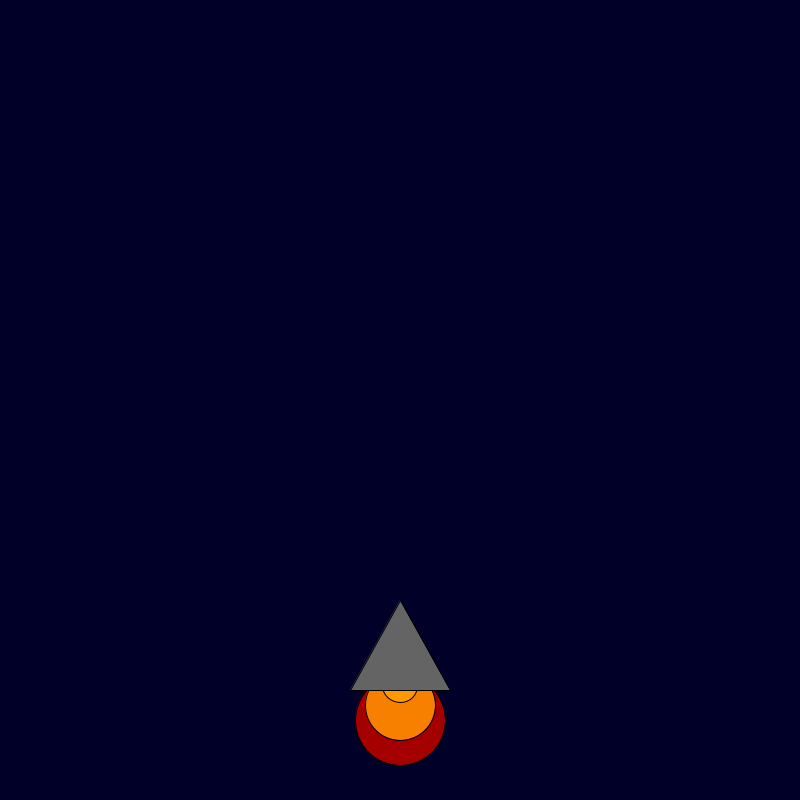
Frame 1 (no input)
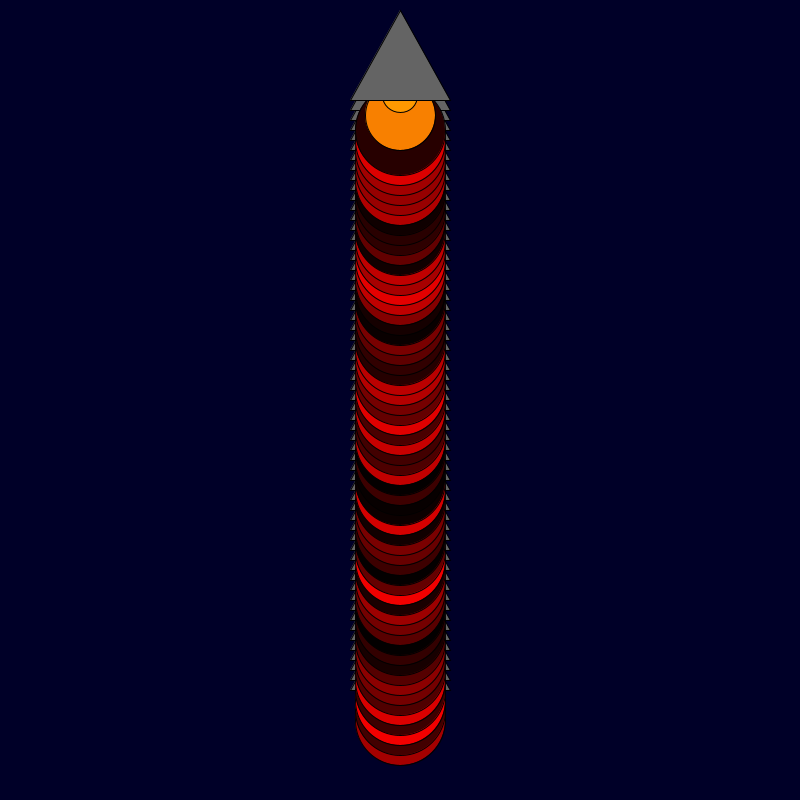
Frame 60 (the mouse pressed at the canvas centre just before this capture)
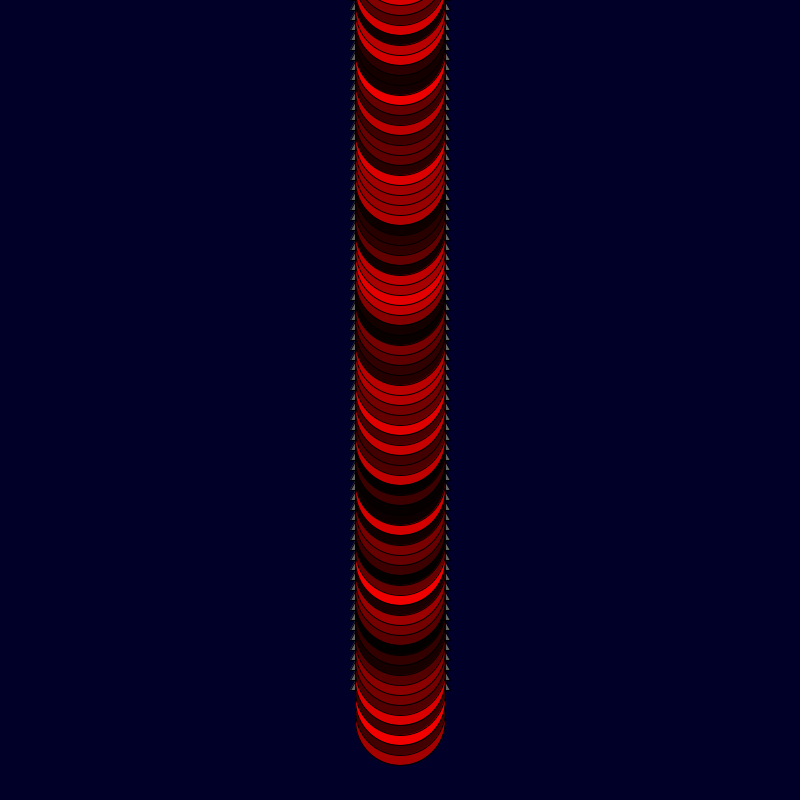
Frame 120 (the mouse held since frame 60 and released just before this capture)

The Processing sketch that drew these frames (run headless with seeded random() and noise(); from frame 60 on, the mouse is pressed at the canvas centre):

// Processing sketch: Rocket
// ── Rocket.pde
int x = 400; 
int y = 600; 

void setup() {

    background(0, 0, 40); size(800, 800);

}

void draw() {
y=y-10;
    fill(random(255), 0, 0);
    ellipse(x, y + 130, 90, 90);
    fill(248, 128, 0);
    ellipse(x, y + 115, 70, 70);
    fill(255, 153, 0);
    ellipse(x, y + 95, 35, 35);
    fill(100, 100, 100);
    triangle(x, y + 10, x + 50, y + 100, x - 50, y + 100);

}
